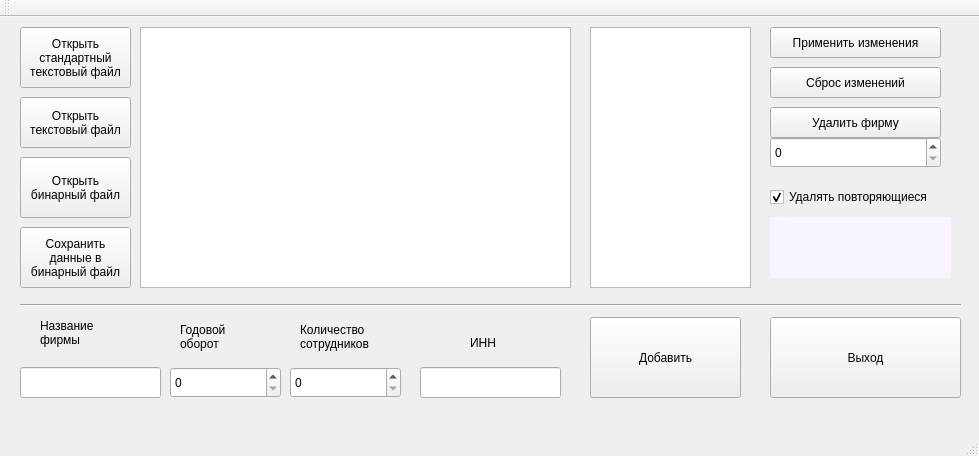
<?xml version="1.0" encoding="UTF-8"?>
<ui version="4.0">
 <class>MainWindow</class>
 <widget class="QMainWindow" name="MainWindow">
  <property name="geometry">
   <rect>
    <x>0</x>
    <y>0</y>
    <width>979</width>
    <height>456</height>
   </rect>
  </property>
  <property name="windowTitle">
   <string>MainWindow</string>
  </property>
  <property name="styleSheet">
   <string notr="true"/>
  </property>
  <property name="toolButtonStyle">
   <enum>Qt::ToolButtonIconOnly</enum>
  </property>
  <widget class="QWidget" name="centralWidget">
   <property name="styleSheet">
    <string notr="true"/>
   </property>
   <widget class="QPushButton" name="getStButton">
    <property name="geometry">
     <rect>
      <x>20</x>
      <y>10</y>
      <width>111</width>
      <height>61</height>
     </rect>
    </property>
    <property name="styleSheet">
     <string notr="true"/>
    </property>
    <property name="text">
     <string>Открыть
стандартный
текстовый файл</string>
    </property>
   </widget>
   <widget class="QPushButton" name="addButton">
    <property name="geometry">
     <rect>
      <x>590</x>
      <y>300</y>
      <width>151</width>
      <height>81</height>
     </rect>
    </property>
    <property name="styleSheet">
     <string notr="true"/>
    </property>
    <property name="text">
     <string>Добавить</string>
    </property>
   </widget>
   <widget class="QPushButton" name="binButton">
    <property name="geometry">
     <rect>
      <x>20</x>
      <y>210</y>
      <width>111</width>
      <height>61</height>
     </rect>
    </property>
    <property name="styleSheet">
     <string notr="true"/>
    </property>
    <property name="text">
     <string>Сохранить
данные в
бинарный файл</string>
    </property>
   </widget>
   <widget class="QPushButton" name="exitButton">
    <property name="geometry">
     <rect>
      <x>770</x>
      <y>300</y>
      <width>191</width>
      <height>81</height>
     </rect>
    </property>
    <property name="styleSheet">
     <string notr="true"/>
    </property>
    <property name="text">
     <string>Выход</string>
    </property>
   </widget>
   <widget class="QTableView" name="tableView">
    <property name="geometry">
     <rect>
      <x>140</x>
      <y>10</y>
      <width>431</width>
      <height>261</height>
     </rect>
    </property>
    <property name="styleSheet">
     <string notr="true"/>
    </property>
   </widget>
   <widget class="QLineEdit" name="NameEdit">
    <property name="geometry">
     <rect>
      <x>20</x>
      <y>350</y>
      <width>141</width>
      <height>31</height>
     </rect>
    </property>
   </widget>
   <widget class="Line" name="line">
    <property name="geometry">
     <rect>
      <x>20</x>
      <y>280</y>
      <width>941</width>
      <height>16</height>
     </rect>
    </property>
    <property name="orientation">
     <enum>Qt::Horizontal</enum>
    </property>
   </widget>
   <widget class="QLabel" name="NameLabel">
    <property name="geometry">
     <rect>
      <x>40</x>
      <y>300</y>
      <width>61</width>
      <height>31</height>
     </rect>
    </property>
    <property name="text">
     <string>Название
фирмы</string>
    </property>
   </widget>
   <widget class="QLabel" name="BudgetLabel">
    <property name="geometry">
     <rect>
      <x>180</x>
      <y>299</y>
      <width>101</width>
      <height>41</height>
     </rect>
    </property>
    <property name="text">
     <string>Годовой
оборот</string>
    </property>
   </widget>
   <widget class="QSpinBox" name="BudgetEdit">
    <property name="enabled">
     <bool>true</bool>
    </property>
    <property name="geometry">
     <rect>
      <x>170</x>
      <y>350</y>
      <width>111</width>
      <height>31</height>
     </rect>
    </property>
    <property name="maximum">
     <number>999999999</number>
    </property>
   </widget>
   <widget class="QLabel" name="MembersLabel">
    <property name="geometry">
     <rect>
      <x>300</x>
      <y>299</y>
      <width>81</width>
      <height>41</height>
     </rect>
    </property>
    <property name="text">
     <string>Количество
сотрудников</string>
    </property>
   </widget>
   <widget class="QSpinBox" name="MembersEdit">
    <property name="geometry">
     <rect>
      <x>290</x>
      <y>350</y>
      <width>111</width>
      <height>31</height>
     </rect>
    </property>
    <property name="maximum">
     <number>999999</number>
    </property>
   </widget>
   <widget class="QLabel" name="TaxLabel">
    <property name="geometry">
     <rect>
      <x>470</x>
      <y>310</y>
      <width>41</width>
      <height>31</height>
     </rect>
    </property>
    <property name="text">
     <string>ИНН</string>
    </property>
   </widget>
   <widget class="QLineEdit" name="TaxEdit">
    <property name="geometry">
     <rect>
      <x>420</x>
      <y>350</y>
      <width>141</width>
      <height>31</height>
     </rect>
    </property>
   </widget>
   <widget class="QLabel" name="ErrorText">
    <property name="geometry">
     <rect>
      <x>770</x>
      <y>200</y>
      <width>181</width>
      <height>61</height>
     </rect>
    </property>
    <property name="styleSheet">
     <string notr="true">background: rgb(249, 244, 255);</string>
    </property>
    <property name="text">
     <string/>
    </property>
   </widget>
   <widget class="QPushButton" name="cnfrmButton">
    <property name="geometry">
     <rect>
      <x>770</x>
      <y>10</y>
      <width>171</width>
      <height>31</height>
     </rect>
    </property>
    <property name="styleSheet">
     <string notr="true"/>
    </property>
    <property name="text">
     <string>Применить изменения</string>
    </property>
   </widget>
   <widget class="QPushButton" name="delButton">
    <property name="geometry">
     <rect>
      <x>770</x>
      <y>90</y>
      <width>171</width>
      <height>31</height>
     </rect>
    </property>
    <property name="styleSheet">
     <string notr="true"/>
    </property>
    <property name="text">
     <string>Удалить фирму</string>
    </property>
   </widget>
   <widget class="QPushButton" name="clrButton">
    <property name="geometry">
     <rect>
      <x>770</x>
      <y>50</y>
      <width>171</width>
      <height>31</height>
     </rect>
    </property>
    <property name="styleSheet">
     <string notr="true"/>
    </property>
    <property name="text">
     <string>Сброс изменений</string>
    </property>
   </widget>
   <widget class="QSpinBox" name="EditDelete">
    <property name="geometry">
     <rect>
      <x>770</x>
      <y>120</y>
      <width>171</width>
      <height>31</height>
     </rect>
    </property>
   </widget>
   <widget class="QCheckBox" name="repCheckBox">
    <property name="geometry">
     <rect>
      <x>770</x>
      <y>170</y>
      <width>181</width>
      <height>20</height>
     </rect>
    </property>
    <property name="text">
     <string>Удалять повторяющиеся</string>
    </property>
    <property name="checked">
     <bool>true</bool>
    </property>
   </widget>
   <widget class="QPushButton" name="getButton">
    <property name="geometry">
     <rect>
      <x>20</x>
      <y>80</y>
      <width>111</width>
      <height>51</height>
     </rect>
    </property>
    <property name="styleSheet">
     <string notr="true"/>
    </property>
    <property name="text">
     <string>Открыть
текстовый файл</string>
    </property>
   </widget>
   <widget class="QTextBrowser" name="richText">
    <property name="geometry">
     <rect>
      <x>590</x>
      <y>10</y>
      <width>161</width>
      <height>261</height>
     </rect>
    </property>
   </widget>
   <widget class="QPushButton" name="saveBin">
    <property name="geometry">
     <rect>
      <x>20</x>
      <y>140</y>
      <width>111</width>
      <height>61</height>
     </rect>
    </property>
    <property name="styleSheet">
     <string notr="true"/>
    </property>
    <property name="text">
     <string>Открыть
бинарный файл</string>
    </property>
   </widget>
  </widget>
  <widget class="QMenuBar" name="menuBar">
   <property name="geometry">
    <rect>
     <x>0</x>
     <y>0</y>
     <width>979</width>
     <height>26</height>
    </rect>
   </property>
  </widget>
  <widget class="QToolBar" name="mainToolBar">
   <attribute name="toolBarArea">
    <enum>TopToolBarArea</enum>
   </attribute>
   <attribute name="toolBarBreak">
    <bool>false</bool>
   </attribute>
  </widget>
  <widget class="QStatusBar" name="statusBar"/>
 </widget>
 <layoutdefault spacing="6" margin="11"/>
 <resources/>
 <connections/>
</ui>
